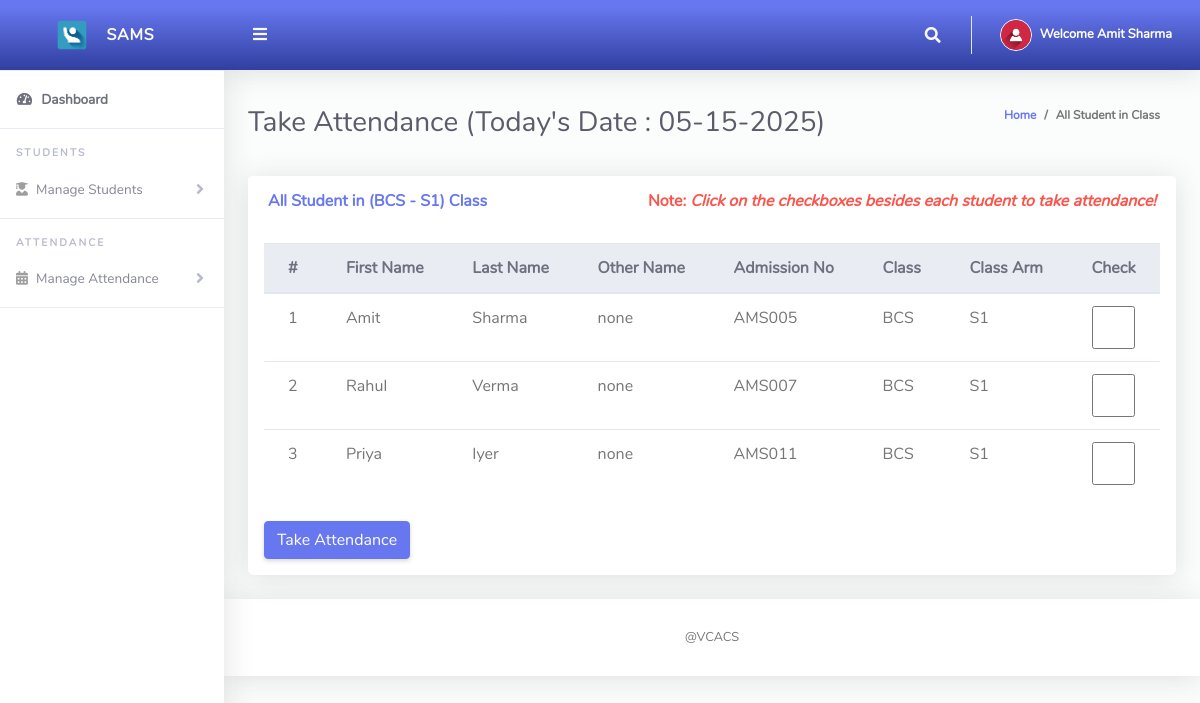
Page /ClassTeacher/takeAttendance.php (signed in) on the committed database.
### tables this page shows
CREATE TABLE `tblclassteacher` (
  `Id` int(10) NOT NULL,
  `firstName` varchar(255) NOT NULL,
  `lastName` varchar(255) NOT NULL,
  `emailAddress` varchar(255) NOT NULL,
  `password` varchar(255) NOT NULL,
  `phoneNo` varchar(50) NOT NULL,
  `classId` varchar(10) NOT NULL,
  `classArmId` varchar(10) NOT NULL,
  `dateCreated` varchar(50) NOT NULL
);

CREATE TABLE `tblclassarms` (
  `Id` int(10) NOT NULL,
  `classId` varchar(10) NOT NULL,
  `classArmName` varchar(255) NOT NULL,
  `isAssigned` varchar(10) NOT NULL
);

CREATE TABLE `tblclass` (
  `Id` int(10) NOT NULL,
  `className` varchar(255) NOT NULL
);

CREATE TABLE `tblstudents` (
  `Id` int(10) NOT NULL,
  `firstName` varchar(255) NOT NULL,
  `lastName` varchar(255) NOT NULL,
  `otherName` varchar(255) NOT NULL,
  `admissionNumber` varchar(255) NOT NULL,
  `password` varchar(50) NOT NULL,
  `classId` varchar(10) NOT NULL,
  `classArmId` varchar(10) NOT NULL,
  `dateCreated` varchar(50) NOT NULL
);

### ClassTeacher/takeAttendance.php (the view, shortened to what this page needs)
<?php
include '../Includes/dbcon.php';
    $query = "SELECT tblclass.className,tblclassarms.classArmName
    FROM tblclassteacher
    INNER JOIN tblclass ON tblclass.Id = tblclassteacher.classId
    INNER JOIN tblclassarms ON tblclassarms.Id = tblclassteacher.classArmId
    Where tblclassteacher.Id = '$_SESSION[userId]'";
    $rs = $conn->query($query);
    $rrw = $rs->fetch_assoc();
?>
<!DOCTYPE html>
<html lang="en">
<head>
  <link href="../vendor/fontawesome-free/css/all.min.css" rel="stylesheet" type="text/css">
  <link href="../vendor/bootstrap/css/bootstrap.min.css" rel="stylesheet" type="text/css">
  <link href="css/ruang-admin.min.css" rel="stylesheet">
</head>
<body id="page-top">
  <div id="wrapper">
      <?php include "Includes/sidebar.php";?>
    <div id="content-wrapper" class="d-flex flex-column">
      <div id="content">
       <?php include "Includes/topbar.php";?>
        <div class="container-fluid" id="container-wrapper">
          <div class="d-sm-flex align-items-center justify-content-between mb-4">
            <h1 class="h3 mb-0 text-gray-800">Take Attendance (Today's Date : <?php echo $todaysDate = date("m-d-Y");?>)</h1>
            <ol class="breadcrumb">
              <li class="breadcrumb-item"><a href="./">Home</a></li>
              <li class="breadcrumb-item active" aria-current="page">All Student in Class</li>
            </ol>
          </div>
          <div class="row">
            <div class="col-lg-12">
        <form method="post">
            <div class="row">
              <div class="col-lg-12">
              <div class="card mb-4">
                <div class="card-header py-3 d-flex flex-row align-items-center justify-content-between">
                  <h6 class="m-0 font-weight-bold text-primary">All Student in (<?php echo $rrw['className'].' - '.$rrw['classArmName'];?>) Class</h6>
                  <h6 class="m-0 font-weight-bold text-danger">Note: <i>Click on the checkboxes besides each student to take attendance!</i></h6>
                </div>
                <div class="table-responsive p-3">
                  <table class="table align-items-center table-flush table-hover">
                    <thead class="thead-light">
                      <tr>
                        <th>#</th>
                        <th>First Name</th>
                        <th>Last Name</th>
                        <th>Other Name</th>
                        <th>Admission No</th>
                        <th>Class</th>
                        <th>Class Arm</th>
                        <th>Check</th>
                      </tr>
                    </thead>
                    <tbody>
                  <?php
                      $query = "SELECT tblstudents.Id,tblstudents.admissionNumber,tblclass.className,tblclass.Id As classId,tblclassarms.classArmName,tblclassarms.Id AS classArmId,tblstudents.firstName,
                      tblstudents.lastName,tblstudents.otherName,tblstudents.admissionNumber,tblstudents.dateCreated
                      FROM tblstudents
                      INNER JOIN tblclass ON tblclass.Id = tblstudents.classId
                      INNER JOIN tblclassarms ON tblclassarms.Id = tblstudents.classArmId
                      where tblstudents.classId = '$_SESSION[classId]' and tblstudents.classArmId = '$_SESSION[classArmId]'";
                      $rs = $conn->query($query);
                      $num = $rs->num_rows;
                      $sn=0;
                      if($num > 0)
                      {
                        while ($rows = $rs->fetch_assoc())
                          {
                             $sn = $sn + 1;
                            echo"
                              <tr>
                                <td>".$sn."</td>
                                <td>".$rows['firstName']."</td>
                                <td>".$rows['lastName']."</td>
                                <td>".$rows['otherName']."</td>
                                <td>".$rows['admissionNumber']."</td>
                                <td>".$rows['className']."</td>
                                <td>".$rows['classArmName']."</td>
                                <td><input name='check[]' type='checkbox' value=".$rows['admissionNumber']." class='form-control'></td>
                              </tr>";
                          }
                      }
                      else
                      {
                           echo
                           "<div class='alert alert-danger' role='alert'>
                            No Record Found!
                            </div>";
                      }
                      ?>
                    </tbody>
                  </table>
                  <br>
                  <button type="submit" name="save" class="btn btn-primary">Take Attendance</button>
                  </form>
                </div>
              </div>
            </div>
            </div>
          </div>
        </div>
       <?php include "Includes/footer.php";?>
</body>
</html>

### ClassTeacher/Includes/sidebar.php (shortened to what this page needs)
<ul class="navbar-nav sidebar sidebar-light accordion" id="accordionSidebar">
     <a class="sidebar-brand d-flex align-items-center bg-gradient-primary justify-content-center" href="index.php">
       <div class="sidebar-brand-icon" >
         <img src="img/logo/attnlg.jpg">
       </div>
       <div class="sidebar-brand-text mx-3">SAMS</div>
     </a>
     <hr class="sidebar-divider my-0">
     <li class="nav-item active">
       <a class="nav-link" href="index.php">
         <i class="fas fa-fw fa-tachometer-alt"></i>
         <span>Dashboard</span></a>
     </li>
     <hr class="sidebar-divider">
     <div class="sidebar-heading">
       Students
     </div>
      <li class="nav-item">
       <a class="nav-link collapsed" href="#" data-toggle="collapse" data-target="#collapseBootstrap2"
         aria-expanded="true" aria-controls="collapseBootstrap2">
         <i class="fas fa-user-graduate"></i>
         <span>Manage Students</span>
       </a>
     </li>
     <hr class="sidebar-divider">
     <div class="sidebar-heading">
     Attendance
     </div>
      <li class="nav-item">
       <a class="nav-link collapsed" href="#" data-toggle="collapse" data-target="#collapseBootstrapcon"
         aria-expanded="true" aria-controls="collapseBootstrapcon">
         <i class="fa fa-calendar-alt"></i>
         <span>Manage Attendance</span>
       </a>
     </li>
     <hr class="sidebar-divider">
   </ul>

### ClassTeacher/Includes/topbar.php (shortened to what this page needs)
<?php
  $query = "SELECT * FROM tblclassteacher WHERE Id = ".$_SESSION['userId']."";
  $rs = $conn->query($query);
  $rows = $rs->fetch_assoc();
  $fullName = $rows['firstName']." ".$rows['lastName'];;
?>
<nav class="navbar navbar-expand navbar-light bg-gradient-primary topbar mb-4 static-top">
          <button id="sidebarToggleTop" class="btn btn-link rounded-circle mr-3">
            <i class="fa fa-bars"></i>
          </button>
          <ul class="navbar-nav ml-auto">
            <li class="nav-item dropdown no-arrow">
              <a class="nav-link dropdown-toggle" href="#" id="searchDropdown" role="button" data-toggle="dropdown"
                aria-haspopup="true" aria-expanded="false">
                <i class="fas fa-search fa-fw"></i>
              </a>
            </li>
            <li class="nav-item dropdown no-arrow">
              <a class="nav-link dropdown-toggle" href="#" id="userDropdown" role="button" data-toggle="dropdown"
                aria-haspopup="true" aria-expanded="false">
                <img class="img-profile rounded-circle" src="img/user-icn.png" style="max-width: 60px">
                <span class="ml-2 d-none d-lg-inline text-white small"><b>Welcome <?php echo $fullName;?></b></span>
              </a>
            </li>
          </ul>
        </nav>

### ClassTeacher/Includes/footer.php
<footer class="sticky-footer bg-white">
    <div class="container my-auto">
        <div class="copyright text-center my-auto">
            <span>@VCACS</span>
        </div>
    </div>
</footer>

### rows in the picture
tblclassteacher: fullName "Amit Sharma"
tblclassarms: classId.className "BCS", classArmName "S1"
tblstudents: firstName "Amit", lastName "Sharma", otherName "none", admissionNumber "AMS005", classId.className "BCS", classArmId.classArmName "S1"
tblstudents: firstName "Rahul", lastName "Verma", otherName "none", admissionNumber "AMS007", classId.className "BCS", classArmId.classArmName "S1"
tblstudents: firstName "Priya", lastName "Iyer", otherName "none", admissionNumber "AMS011", classId.className "BCS", classArmId.classArmName "S1"
